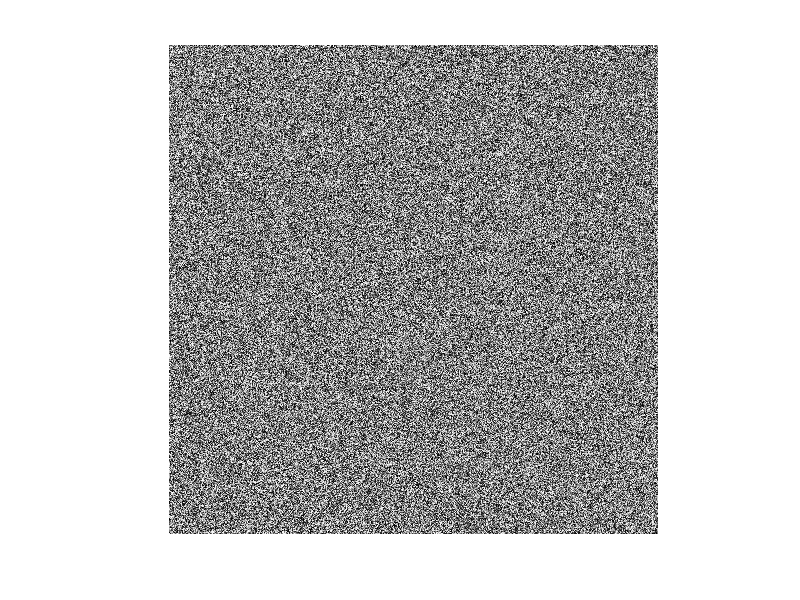

Source code (MATLAB):
function test
clc;clear;
imObj = rand(500,500);
figure;
hAxes = axes();
imageHandle = imshow(imObj);
set(imageHandle,'ButtonDownFcn',@ImageClickCallback);

function ImageClickCallback ( objectHandle , eventData )
axesHandle  = get(objectHandle,'Parent');
coordinates = get(axesHandle,'CurrentPoint'); 
coordinates = coordinates(1,1:2);
message     = sprintf('x: %.1f , y: %.1f',coordinates (1) ,coordinates (2));
helpdlg(message);
end

end